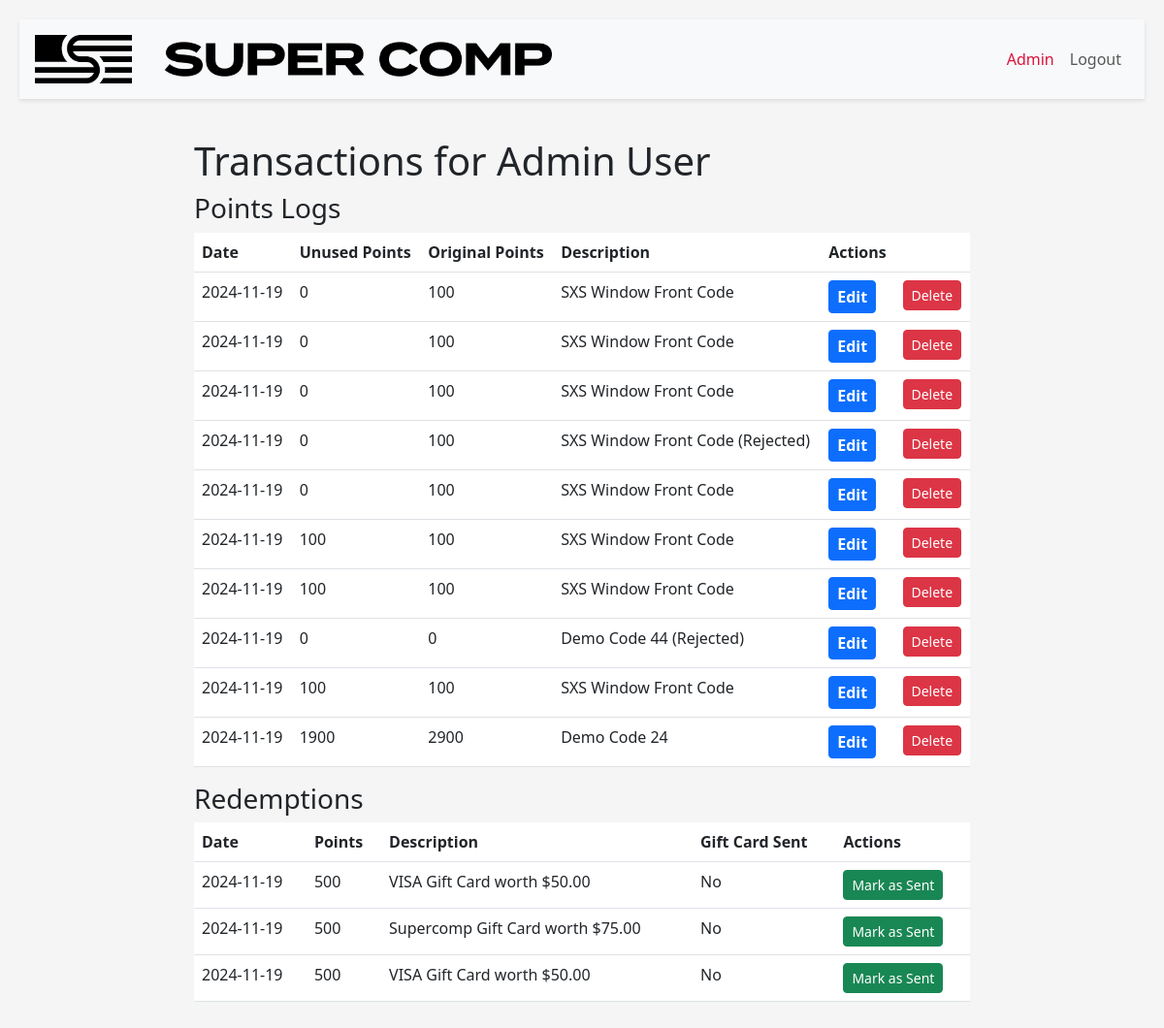
The page /admin/admin/transactions/6 (signed in) on the database its author committed.
### app/models.py (models this page shows, shortened)
class User(UserMixin, db.Model):
    id = db.Column(db.Integer, primary_key=True)
    email = db.Column(db.String(120), unique=True, nullable=False)
    username = db.Column(db.String(30), unique=True, nullable=False)
    first_name = db.Column(db.String(30), nullable=False)
    last_name = db.Column(db.String(30), nullable=False)
    phone = db.Column(db.String(15), nullable=False)
    address = db.Column(db.String(100), nullable=False)
    tos_agreement = db.Column(db.Boolean, nullable=False)
    tos_date = db.Column(db.DateTime, nullable=False)
    registration_date = db.Column(db.DateTime, nullable=False)
    updated_date = db.Column(db.DateTime, nullable=False)
    referal_code = db.Column(db.String(30), nullable=False)
    password_hash = db.Column(db.String(128), nullable=False)
    retailer_id = db.Column(db.Integer, db.ForeignKey('retailer.id'), nullable=False)
    points_logs = db.relationship('PointsLog', backref='user', lazy=True)
    redemption_logs = db.relationship('RedemptionLog', backref='user', lazy=True)
    is_admin = db.Column(db.Boolean, default=False)
    is_sales_manager = db.Column(db.Boolean, default=False)
    is_customer_service = db.Column(db.Boolean, default=False)
    is_internal = db.Column(db.Boolean, default=False)
    salesep_id = db.Column(db.String(30), nullable=True)
    territory_id = db.Column(db.String(30), nullable=True)
    customer_group = db.Column(db.String(30), nullable=True)
    team_id = db.Column(db.String(30), nullable=True)
    user_1 = db.Column(db.String(30), nullable=True)
    user_2 = db.Column(db.String(30), nullable=True)
    user_3 = db.Column(db.String(30), nullable=True)
    user_4 = db.Column(db.String(30), nullable=True)
    user_5 = db.Column(db.String(30), nullable=True)

class PointsLog(db.Model):
    id = db.Column(db.Integer, primary_key=True)
    user_id = db.Column(db.Integer, db.ForeignKey('user.id'), nullable=False)
    points = db.Column(db.Integer, nullable=False)
    original_points = db.Column(db.Integer, nullable=False)
    description = db.Column(db.String(100), nullable=False)
    added_date = db.Column(db.DateTime, default=datetime.utcnow, nullable=False)
    expiry_date = db.Column(db.DateTime, nullable=True)
    updated_date = db.Column(db.DateTime, default=datetime.utcnow, onupdate=datetime.utcnow)
    active = db.Column(db.Boolean, default=True, nullable=False)
    code_used = db.Column(db.Integer, db.ForeignKey('point_codes.id'), nullable=False)
    code = db.relationship('PointCodes', back_populates='points_logs', lazy=True)
    file_reference = db.Column(db.String(100), nullable=True)
    approved = db.Column(db.Boolean, default=False, nullable=False)
    approved_by = db.Column(db.String(30), nullable=True)

class RedemptionLog(db.Model):
    id = db.Column(db.Integer, primary_key=True)
    user_id = db.Column(db.Integer, db.ForeignKey('user.id'), nullable=False)
    points = db.Column(db.Integer, nullable=False)
    description = db.Column(db.String(100), nullable=False)
    redemption_date = db.Column(db.DateTime, default=datetime.utcnow(), nullable=False)
    updated_date = db.Column(db.DateTime, default=datetime.utcnow, onupdate=datetime.utcnow)
    gift_card_sent = db.Column(db.Boolean, default=False, nullable=False)

### app/blueprints/admin/routes.py (the view)
@admin_bp.route('/admin/transactions/<int:user_id>', methods=['GET', 'POST'])
def user_transactions(user_id):
    form = MarkGiftCardSentForm()
    form_del = DeleteTransactionForm()
    user = User.query.get_or_404(user_id)
    points_logs = PointsLog.query.filter_by(user_id=user_id).all()
    redemptions = RedemptionLog.query.filter_by(user_id=user_id).all()
    return render_template('admin/transactions.html', user=user, points_logs=points_logs, redemptions=redemptions, form=form, form_del =form_del )

### app/blueprints/admin/forms.py
class MarkGiftCardSentForm(FlaskForm):
    submit = SubmitField('Mark as Sent')

class DeleteTransactionForm(FlaskForm):
    submit = SubmitField('Delete')

### app/blueprints/admin/routes.py (called while the page is built)
@admin_bp.before_request
@login_required
def check_admin():
    if not current_user.is_admin:
        flash('You do not have access to this page.', 'danger')
        return redirect(url_for('index'))

### app/extensions.py (called while the page is built)
@login_manager.user_loader
def load_user(user_id):
    from app.models import User
    return User.query.get(int(user_id))

### app/blueprints/admin/templates/admin/transactions.html (shortened to what this page needs)
{% extends 'base.html' %}
{% block content %}
    <h1>Transactions for {{ user.first_name }} {{ user.last_name }}</h1>
    <h3>Points Logs</h3>
    <table class="table">
        <thead>
            <tr>
                <th>Date</th>
                <th>Unused Points</th>
                <th>Original Points</th>
                <th>Description</th>
                <th>Actions</th>
                <th> </th>
            </tr>
        </thead>
        <tbody>
            {% for log in points_logs %}
            <tr>
                <td>{{ log.added_date.strftime('%Y-%m-%d') }}</td>
                <td>{{ log.points }}</td>
                <td>{{ log.original_points }}</td>
                <td>{{ log.description }}</td>
                <td>
                    <a href="{{ url_for('admin_bp.edit_transaction', log_id=log.id) }}" class="btn btn-sm btn-primary">Edit</a>
                </td>
                <td>
                    <form method="POST" action="{{ url_for('admin_bp.delete_transaction', log_id=log.id) }}" style="display:inline;">
                        {{ form_del.submit(class="btn btn-sm btn-danger") }}
                    </form>
            </tr>
            {% endfor %}
        </tbody>
    </table>
    <h3>Redemptions</h3>
<table class="table">
    <thead>
        <tr>
            <th>Date</th>
            <th>Points</th>
            <th>Description</th>
            <th>Gift Card Sent</th>
            <th>Actions</th>
        </tr>
    </thead>
    <tbody>
        {% for redemption in redemptions %}
        <tr>
            <td>{{ redemption.redemption_date.strftime('%Y-%m-%d') }}</td>
            <td>{{ redemption.points }}</td>
            <td>{{ redemption.description }}</td>
            <td>{{ 'Yes' if redemption.gift_card_sent else 'No' }}</td>
            <td>
                {% if not redemption.gift_card_sent %}
                <form method="POST" action="{{ url_for('admin_bp.mark_gift_card_sent', redemption_id=redemption.id) }}" style="display:inline;">
                    {{ form.submit(class="btn btn-sm btn-success") }}
                </form>
                {% else %}
                <button class="btn btn-sm btn-secondary" disabled>Already Sent</button>
                {% endif %}
            </td>
        </tr>
        {% endfor %}
    </tbody>
</table>
{% endblock %}

### app/static/css/signin.css (style rules this page uses)
.btn-primary { font-size: 1rem; font-weight: bold; }

### app/static/css/main.css (style rules this page uses)
body { display: flex; align-items: center; justify-content: center; min-height: 100vh; padding-top: 0px; padding-bottom: 40px; background-color: #f5f5f5; flex-direction: column; padding: 20px; }

### rows shown on the page
User: first_name "Admin", last_name "User"
PointsLog: added_date "2024-11-19", points "0", original_points "100", description "SXS Window Front Code"
PointsLog: added_date "2024-11-19", points "0", original_points "100", description "SXS Window Front Code"
PointsLog: added_date "2024-11-19", points "0", original_points "100", description "SXS Window Front Code"
PointsLog: added_date "2024-11-19", points "0", original_points "100", description "SXS Window Front Code (Rejected)"
PointsLog: added_date "2024-11-19", points "0", original_points "100", description "SXS Window Front Code"
PointsLog: added_date "2024-11-19", points "100", original_points "100", description "SXS Window Front Code"
PointsLog: added_date "2024-11-19", points "100", original_points "100", description "SXS Window Front Code"
PointsLog: added_date "2024-11-19", points "0", original_points "0", description "Demo Code 44 (Rejected)"
PointsLog: added_date "2024-11-19", points "100", original_points "100", description "SXS Window Front Code"
PointsLog: added_date "2024-11-19", points "1900", original_points "2900", description "Demo Code 24"
RedemptionLog: redemption_date "2024-11-19", points "500", description "VISA Gift Card worth $50.00", gift_card_sent "No"
RedemptionLog: redemption_date "2024-11-19", points "500", description "Supercomp Gift Card worth $75.00", gift_card_sent "No"
RedemptionLog: redemption_date "2024-11-19", points "500", description "VISA Gift Card worth $50.00", gift_card_sent "No"
